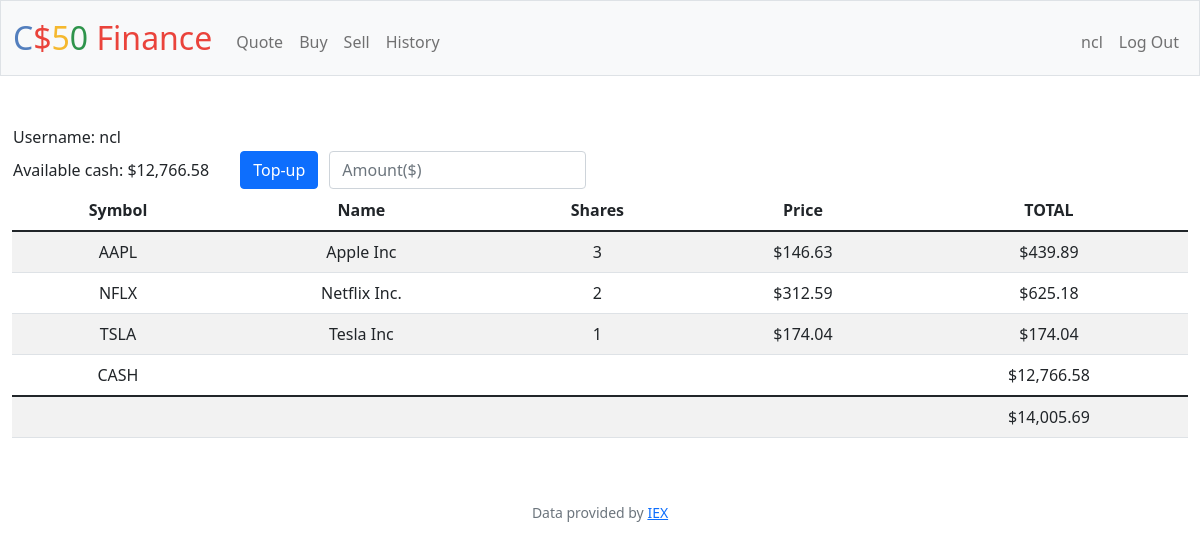
The page /profile (signed in) on the database as committed earlier.
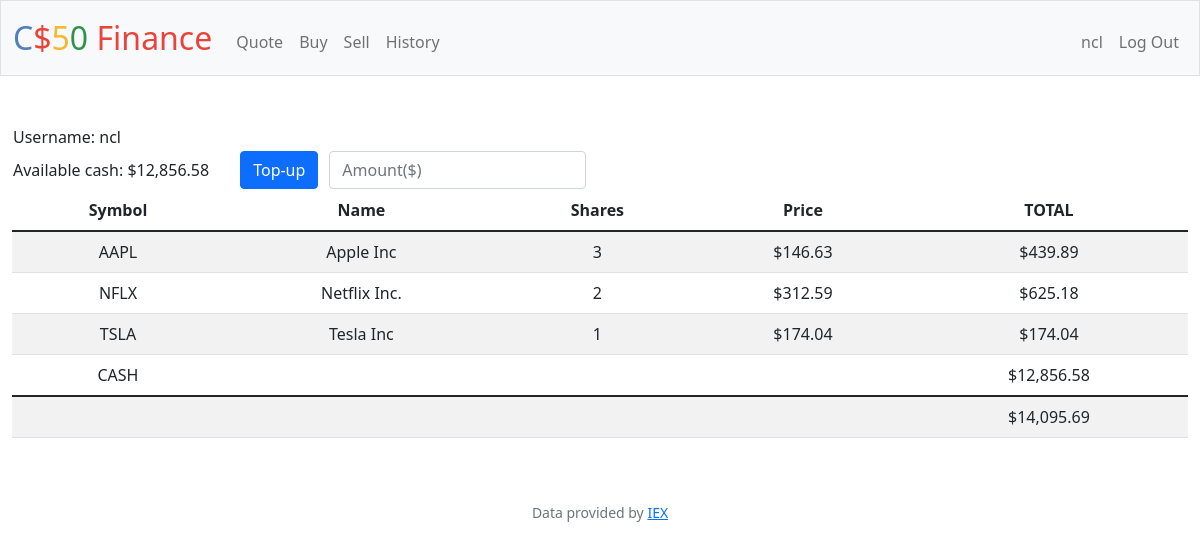
The same page on the database as committed later.
### tables this page shows
CREATE TABLE users (id INTEGER PRIMARY KEY AUTOINCREMENT NOT NULL, username TEXT NOT NULL, hash TEXT NOT NULL, cash NUMERIC NOT NULL DEFAULT 10000.00);

CREATE TABLE transactions(
    id INTEGER PRIMARY KEY AUTOINCREMENT,
    user_id INTEGER NOT NULL, 
    name TEXT NOT NULL, 
    shares INTEGER NOT NULL, 
    price NUMERIC NOT NULL, 
    type TEXT NOT NULL, 
    symbol TEXT NOT NULL, 
    time TIMESTAMP DEFAULT CURRENT_TIMESTAMP, 
    FOREIGN KEY(user_id) REFERENCES users(id)
);

### app.py (the view)
@app.route("/profile", methods=["GET", "POST"])
@login_required
def profile():
    uid = session["user_id"]
    if request.method == "POST":
        topup = float(request.form.get("topup"))
        available_cash = float(db.execute("SELECT cash FROM users WHERE id = ?", uid)[0]["cash"])
        db.execute("UPDATE users SET cash = ? WHERE id = ?", available_cash + topup, uid)
        return redirect("/profile")
    else:
        username = db.execute("SELECT username FROM users WHERE id = ?", uid)[0]["username"]
        userdata = db.execute(
            "SELECT username, cash FROM users WHERE id = ?", uid)
        stocks = db.execute(
            "SELECT symbol, name, price, SUM(shares) as totalShares FROM transactions WHERE user_id = ? GROUP BY symbol", uid)
        cash = db.execute("SELECT cash FROM users WHERE id = ?", uid)[0]["cash"]
        total = cash
        for stock in stocks:
            total += stock["price"]*stock["totalShares"]
        return render_template("profile.html", stocks2=stocks, cash=usd(cash), total=usd(total), usd=usd, username=username, userdata=userdata)

### app.py (called while the page is built)
@app.after_request
def after_request(response):
    response.headers["Cache-Control"] = "no-cache, no-store, must-revalidate"
    response.headers["Expires"] = 0
    response.headers["Pragma"] = "no-cache"
    return response

### helpers.py (called while the page is built)
def login_required(f):
    @wraps(f)
    def decorated_function(*args, **kwargs):
        if session.get("user_id") is None:
            return redirect("/login")
        return f(*args, **kwargs)
    return decorated_function

def usd(value):
    return f"${value:,.2f}"

### templates/profile.html (shortened to what this page needs)
{% extends "layout.html" %}
{% block main %}
<table>
<tr>
<td style="text-align:left">
{% for data in userdata %}
            Username: {{ data["username"]}}
        {% endfor %}
</td>
</tr>
<tr>
<td style="text-align:left">
{% for data in userdata %}
            Available cash: {{ usd(data["cash"])}}
{% endfor %}
</td>
<form action="/profile" method="post">
<td style="padding-left: 30px">
    <button class="btn btn-primary" type="submit">Top-up</button></td>
<td style="padding-left: 10px">
    <div>
        <input class="form-control mx-auto w-auto" name="topup" placeholder="Amount($)" type="numeric">
    </div>
</td>
</form>
</tr>
</table>
<table class="table table-striped">
    <thead>
        <tr>
            <th>Symbol</th>
            <th>Name</th>
            <th>Shares</th>
            <th>Price</th>
            <th>TOTAL</th>
        </tr>
    </thead>
    <tbody>
        {% for stock in stocks2 %}
        <tr>
            <td>{{ stock["symbol"]}}</td>
            <td>{{ stock["name"]}}</td>
            <td>{{ stock["totalShares"]}}</td>
            <td>{{ usd(stock["price"]) }}</td>
            <td>{{ usd(stock["totalShares"] * stock["price"]) }}</td>
        </tr>
        {% endfor %}
        <tr>
            <td>CASH</td>
            <td colspan="3"></td>
            <td>{{ cash }}</td>
        </tr>
    </tbody>
        <td colspan="4"></td>
        <td>{{total}}</td>
</table>
{% endblock %}

### templates/layout.html (shortened to what this page needs)
<!DOCTYPE html>
<html lang="en">
    <head>
        <link href="https://cdn.jsdelivr.net/npm/bootstrap@5.1.3/dist/css/bootstrap.min.css" rel="stylesheet">
        <link href="/static/styles.css" rel="stylesheet">
    </head>
    <body>
        <nav class="bg-light border navbar navbar-expand-md navbar-light">
            <div class="container-fluid">
                <a class="navbar-brand" href="/"><span class="blue">C</span><span class="red">$</span><span class="yellow">5</span><span class="green">0</span> <span class="red">Finance</span></a>
                <div class="collapse navbar-collapse" id="navbar">
                    {% if session["user_id"] %}
                        <ul class="navbar-nav me-auto mt-2">
                            <li class="nav-item"><a class="nav-link" href="/quote">Quote</a></li>
                            <li class="nav-item"><a class="nav-link" href="/buy">Buy</a></li>
                            <li class="nav-item"><a class="nav-link" href="/sell">Sell</a></li>
                            <li class="nav-item"><a class="nav-link" href="/history">History</a></li>
                        </ul>
                        <ul class="navbar-nav ms-auto mt-2">
                            <li class="nav-item"><a class="nav-link"href="/profile">{{session["user"]}}</a></li>
                            <li class="nav-item"><a class="nav-link" href="/logout">Log Out</a></li>
                        </ul>
                    {% else %}
                        <ul class="navbar-nav ms-auto mt-2">
                            <li class="nav-item"><a class="nav-link" href="/register">Register</a></li>
                            <li class="nav-item"><a class="nav-link" href="/login">Log In</a></li>
                        </ul>
                    {% endif %}
                </div>
            </div>
        </nav>
        <main class="container-fluid py-5 text-center">
            {% block main %}{% endblock %}
        </main>
        <footer class="mb-5 small text-center text-muted">
            Data provided by <a href="https://iexcloud.io/">IEX</a>
        </footer>
    </body>
</html>

### static/styles.css (style rules this page uses)
nav .navbar-brand { font-size: xx-large; }
nav .navbar-brand .blue { color: #537fbe; }
nav .navbar-brand .red { color: #ea433b; }
nav .navbar-brand .yellow { color: #f5b82e; }
nav .navbar-brand .green { color: #2e944b; }

Rows that differ between the two databases and show on the page:
changed users "ncl": cash "$12,766.58" → "$12,856.58"
Other text that changed with them:
{{ cash }}: "$12,766.58" → "$12,856.58"
{{ total }}: "$14,005.69" → "$14,095.69"
